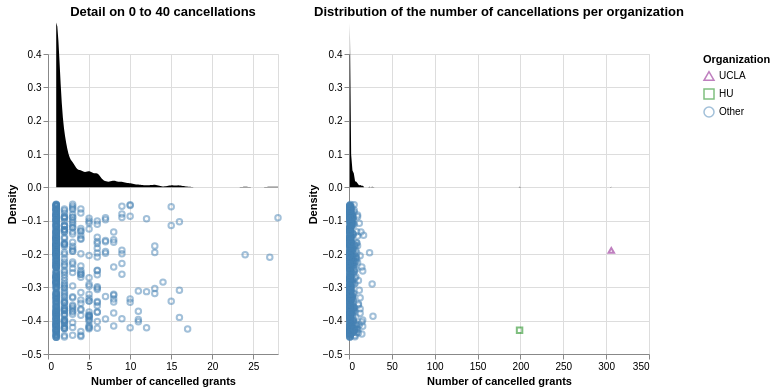

The notebook cell this image was saved under:
### Code cell
# Q2 Raincloud

import altair as alt
import pandas as pd


# Color maping
data_grants21['org_category'] = data_grants21['org_name'].apply(
    lambda x: 'UCLA' if x == 'University of California-Los Angeles' else ('HU' if x == 'Harvard University' else 'Other')
)
color_scale = alt.Scale(
    domain=['UCLA', 'HU', 'Other'],
    range=['purple', 'green', 'steelblue']
)
shape_scale = alt.Scale(
    domain=['UCLA', 'HU', 'Other'],
    range=['triangle-up', 'square', 'circle']
)


top_orgs = data_grants21.nlargest(2, 'number_cancellations')

# Density
density = alt.Chart(data_grants21).transform_density(
    'number_cancellations',
    as_=['number_cancellations', 'density']
).mark_area(color='black').encode(
    x=alt.X('number_cancellations:Q', title='Number of cancelled grants'),
    y=alt.Y('density:Q', title='Density')
)

# Points
points = alt.Chart(data_grants21).transform_calculate(
    jitter='-0.25 + (random() - 0.5) * 0.4'
).mark_point(size=30, opacity=0.5).encode(
    x='number_cancellations:Q',
    y=alt.Y('jitter:Q', title='', scale=alt.Scale(domain=[-0.5, 0.4])),
    color=alt.Color('org_category:N',
                    scale=color_scale,
                    legend=alt.Legend(title='Organization')),
    shape=alt.Shape('org_category:N',
                    scale=shape_scale,
                    legend=alt.Legend(title='Organization')),
    tooltip=['org_name', 'number_cancellations']
)

# Combine
raincloud_q2 = (density + points).properties(
    title='Distribution of the number of cancellations per organization',
    width=300,
    height=300
)

# Filter data to x in [0, 40]
raincloud_q2_detail = (
    (density + points)
    .transform_filter(
        (alt.datum.number_cancellations <= 30)
    )
    .properties(
        title='Detail on 0 to 40 cancellations',
        width=230,
        height=300
    )
)

raincloud_overview_detail = (raincloud_q2_detail | raincloud_q2)

raincloud_overview_detail

### Figure 1 — Vega-Lite specification as saved in the notebook (floating-point values rounded to 4 significant figures; data arrays with more than 128 entries replaced by an {"elided": "..."} marker saying what was removed)
{"config": {"view": {"continuousWidth": 300, "continuousHeight": 300}}, "hconcat": [{"layer": [{"mark": {"type": "area", "color": "black"}, "encoding": {"x": {"field": "number_cancellations", "title": "Number of cancelled grants", "type": "quantitative"}, "y": {"field": "density", "title": "Density", "type": "quantitative"}}, "transform": [{"density": "number_cancellations", "as": ["number_cancellations", "density"]}]}, {"mark": {"type": "point", "opacity": 0.5, "size": 30}, "encoding": {"color": {"field": "org_category", "legend": {"title": "Organization"}, "scale": {"domain": ["UCLA", "HU", "Other"], "range": ["purple", "green", "steelblue"]}, "type": "nominal"}, "shape": {"field": "org_category", "legend": {"title": "Organization"}, "scale": {"domain": ["UCLA", "HU", "Other"], "range": ["triangle-up", "square", "circle"]}, "type": "nominal"}, "tooltip": [{"field": "org_name", "type": "nominal"}, {"field": "number_cancellations", "type": "quantitative"}], "x": {"field": "number_cancellations", "type": "quantitative"}, "y": {"field": "jitter", "scale": {"domain": [-0.5, 0.4]}, "title": "", "type": "quantitative"}}, "transform": [{"calculate": "-0.25 + (random() - 0.5) * 0.4", "as": "jitter"}]}], "height": 300, "title": "Detail on 0 to 40 cancellations", "transform": [{"filter": "(datum.number_cancellations <= 30)"}], "width": 230}, {"layer": [{"mark": {"type": "area", "color": "black"}, "encoding": {"x": {"field": "number_cancellations", "title": "Number of cancelled grants", "type": "quantitative"}, "y": {"field": "density", "title": "Density", "type": "quantitative"}}, "transform": [{"density": "number_cancellations", "as": ["number_cancellations", "density"]}]}, {"mark": {"type": "point", "opacity": 0.5, "size": 30}, "encoding": {"color": {"field": "org_category", "legend": {"title": "Organization"}, "scale": {"domain": ["UCLA", "HU", "Other"], "range": ["purple", "green", "steelblue"]}, "type": "nominal"}, "shape": {"field": "org_category", "legend": {"title": "Organization"}, "scale": {"domain": ["UCLA", "HU", "Other"], "range": ["triangle-up", "square", "circle"]}, "type": "nominal"}, "tooltip": [{"field": "org_name", "type": "nominal"}, {"field": "number_cancellations", "type": "quantitative"}], "x": {"field": "number_cancellations", "type": "quantitative"}, "y": {"field": "jitter", "scale": {"domain": [-0.5, 0.4]}, "title": "", "type": "quantitative"}}, "transform": [{"calculate": "-0.25 + (random() - 0.5) * 0.4", "as": "jitter"}]}], "height": 300, "title": "Distribution of the number of cancellations per organization", "width": 300}], "data": {"name": "data-ed6594baaed2d1cedc5a681b001b7d85"}, "$schema": "https://vega.github.io/schema/vega-lite/v5.20.1.json", "datasets": {"data-ed6594baaed2d1cedc5a681b001b7d85": {"elided": "507 records"}}}
